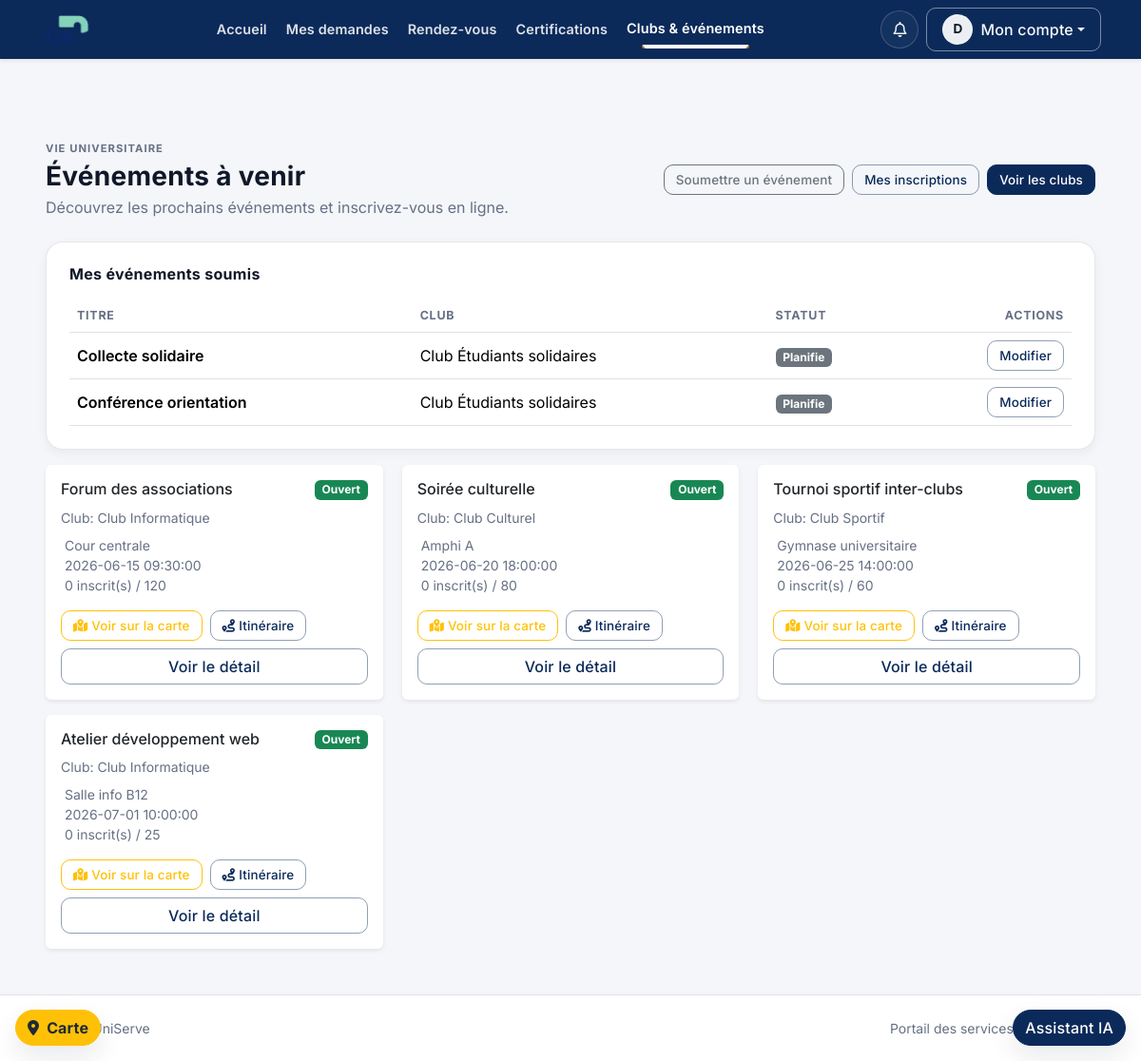
/evenements (signed in), run on the app's committed database.
### tables this page shows
CREATE TABLE `evenements` (
  `id` bigint(20) NOT NULL AUTO_INCREMENT,
  `club_id` bigint(20) DEFAULT NULL,
  `cree_par` bigint(20) NOT NULL,
  `titre` varchar(150) NOT NULL,
  `description` text DEFAULT NULL,
  `lieu` varchar(255) DEFAULT NULL,
  `date_debut` datetime NOT NULL,
  `date_fin` datetime NOT NULL,
  `capacite` int(11) DEFAULT NULL,
  `prix_ticket` decimal(10,2) NOT NULL DEFAULT 0.00 COMMENT 'USD; 0 = free',
  `statut` enum('planifie','ouvert','complet','termine','annule') NOT NULL DEFAULT 'planifie',
  `valide_par` bigint(20) DEFAULT NULL,
  `valide_le` datetime DEFAULT NULL,
  `cree_le` timestamp NOT NULL DEFAULT current_timestamp(),
  PRIMARY KEY (`id`),
  KEY `club_id` (`club_id`),
  KEY `cree_par` (`cree_par`),
  KEY `valide_par` (`valide_par`),
  CONSTRAINT `evenements_ibfk_1` FOREIGN KEY (`club_id`) REFERENCES `clubs` (`id`),
  CONSTRAINT `evenements_ibfk_2` FOREIGN KEY (`cree_par`) REFERENCES `utilisateurs` (`id`),
  CONSTRAINT `evenements_ibfk_3` FOREIGN KEY (`valide_par`) REFERENCES `utilisateurs` (`id`)
);

CREATE TABLE `clubs` (
  `id` bigint(20) NOT NULL AUTO_INCREMENT,
  `cree_par` bigint(20) NOT NULL,
  `nom` varchar(120) NOT NULL,
  `description` text DEFAULT NULL,
  `email_contact` varchar(255) DEFAULT NULL,
  `actif` tinyint(1) NOT NULL DEFAULT 1,
  `statut_validation` enum('en_attente','approuve','rejete') NOT NULL DEFAULT 'en_attente',
  PRIMARY KEY (`id`),
  UNIQUE KEY `nom` (`nom`),
  KEY `cree_par` (`cree_par`),
  CONSTRAINT `clubs_ibfk_cree_par` FOREIGN KEY (`cree_par`) REFERENCES `utilisateurs` (`id`)
);

### View/frontoffice/evenements/index.php (the view, shortened to what the rows shown need)
<?php
$events = $events ?? [];
$myEvents = $myEvents ?? [];
$role = (string) ($_SESSION['user']['role'] ?? '');
$canSubmitRequest = in_array($role, ['etudiant', 'enseignant'], true);
$statusClass = static function (string $status): string {
    return match ($status) {
        'planifie' => 'secondary',
        'ouvert' => 'success',
        'complet' => 'warning',
        'termine' => 'dark',
        'annule' => 'danger',
        default => 'secondary',
    };
};
?>
<div class="d-flex align-items-center justify-content-between flex-wrap gap-3 us-page-header">
    <div>
        <h1 class="h3 mb-1"><?= htmlspecialchars((string) ($title ?? 'Événements à venir'), ENT_QUOTES, 'UTF-8') ?></h1>
    </div>
</div>
<?php if ($canSubmitRequest): ?>
    <div class="us-section-card mb-3">
        <div class="card-body p-3 p-md-4">
            <h2 class="h6 mb-3">Mes événements soumis</h2>
            <div class="table-responsive">
                <table class="table table-hover align-middle mb-0">
                    <thead>
                        <tr>
                            <th>Titre</th>
                            <th>Club</th>
                            <th>Statut</th>
                            <th class="text-end">Actions</th>
                        </tr>
                    </thead>
                    <tbody>
                        <?php if (empty($myEvents)): ?>
                            <tr><td colspan="4" class="text-center text-muted py-3">Aucun événement soumis.</td></tr>
                        <?php else: ?>
                            <?php foreach ($myEvents as $event): ?>
                                <?php
                                $eventId = (int) ($event['id'] ?? 0);
                                $status = (string) ($event['statut'] ?? 'planifie');
                                ?>
                                <tr>
                                    <td class="fw-semibold"><?= htmlspecialchars((string) ($event['titre'] ?? ''), ENT_QUOTES, 'UTF-8') ?></td>
                                    <td><?= htmlspecialchars((string) ($event['club_nom'] ?? 'General'), ENT_QUOTES, 'UTF-8') ?></td>
                                    <td><span class="badge bg-<?= $statusClass($status) ?>"><?= htmlspecialchars(ucfirst($status), ENT_QUOTES, 'UTF-8') ?></span></td>
                                    <td class="text-end">
                                        <a class="btn btn-outline-primary btn-sm" href="<?= $this->url('/evenements/editForm/' . $eventId) ?>">Modifier</a>
                                    </td>
                                </tr>
                            <?php endforeach; ?>
                        <?php endif; ?>
                    </tbody>
                </table>
            </div>
        </div>
    </div>
<?php endif; ?>
<div class="row g-3">
    <?php if (empty($events)): ?>
        <div class="col-12">
            <div class="us-card p-4 us-empty-state">
                <div class="fw-semibold mb-1">Aucun événement à venir</div>
                <div class="text-muted">Revenez prochainement pour consulter les nouvelles activités.</div>
            </div>
        </div>
    <?php else: ?>
        <?php foreach ($events as $event): ?>
            <?php
            $eventId = (int) ($event['id'] ?? 0);
            $status = (string) ($event['statut'] ?? 'planifie');
            $registrations = (int) ($event['inscriptions_count'] ?? 0);
            $capacite = isset($event['capacite']) ? (int) $event['capacite'] : 0;
            ?>
            <div class="col-md-6 col-xl-4">
                <div class="card h-100 shadow-sm border-0">
                    <div class="card-body d-flex flex-column">
                        <div class="d-flex align-items-start justify-content-between gap-2 mb-2">
                            <h2 class="h6 mb-0"><?= htmlspecialchars((string) ($event['titre'] ?? ''), ENT_QUOTES, 'UTF-8') ?></h2>
                            <span class="badge bg-<?= $statusClass($status) ?>"><?= htmlspecialchars(ucfirst($status), ENT_QUOTES, 'UTF-8') ?></span>
                        </div>
                        <p class="text-muted small mb-2">
                            Club: <?= htmlspecialchars((string) ($event['club_nom'] ?? 'General'), ENT_QUOTES, 'UTF-8') ?>
                        </p>
                        <ul class="list-unstyled small text-muted mb-3">
                            <li><i class="bi bi-geo-alt me-1"></i><?= htmlspecialchars((string) ($event['lieu'] ?? 'A definir'), ENT_QUOTES, 'UTF-8') ?></li>
                            <li><i class="bi bi-calendar-event me-1"></i><?= htmlspecialchars((string) ($event['date_debut'] ?? ''), ENT_QUOTES, 'UTF-8') ?></li>
                            <li>
                                <?= $registrations ?> inscrit(s)
                                <?php if ($capacite > 0): ?>
                                    / <?= $capacite ?>
                                <?php endif; ?>
                            </li>
                        </ul>
                        <?php
                        $mapRaw = trim((string) ($event['lieu'] ?? ''));
                        $mapOk = $mapRaw !== '' && !preg_match('/^(à|a)\s*d[ée]finir\.?$/iu', $mapRaw);
                        if ($mapOk) {
                            $map_address = $mapRaw;
                            $map_actions_class = 'mb-2';
                            require __DIR__ . '/../../shared/event_map_actions.php';
                        }
                        ?>
                        <div class="mt-auto">
                            <a class="btn btn-outline-primary w-100" href="<?= $this->url('/evenements/show/' . $eventId) ?>">Voir le détail</a>
                        </div>
                    </div>
                </div>
            </div>
        <?php endforeach; ?>
    <?php endif; ?>
</div>

### View/shared/event_map_actions.php (shortened to what the rows shown need)
<?php
$mapAddressForActions = trim((string) ($map_address ?? ''));
$mapActionsClass = trim((string) ($map_actions_class ?? 'mt-2'));
$addrEsc = htmlspecialchars($mapAddressForActions, ENT_QUOTES, 'UTF-8');
$classEsc = $mapActionsClass !== '' ? htmlspecialchars($mapActionsClass, ENT_QUOTES, 'UTF-8') : '';
?>
<div class="d-flex flex-wrap gap-2<?= $classEsc !== '' ? ' ' . $classEsc : '' ?>">
    <button type="button" class="btn btn-outline-warning btn-sm" data-map-focus-btn data-map-address="<?= $addrEsc ?>">
        <i class="fa-solid fa-map-location-dot me-1" aria-hidden="true"></i>Voir sur la carte
    </button>
    <button type="button" class="btn btn-outline-primary btn-sm" data-map-route-btn data-map-address="<?= $addrEsc ?>">
        <i class="fa-solid fa-route me-1" aria-hidden="true"></i>Itinéraire
    </button>
</div>

### data on the page
evenements: titre "Collecte solidaire", club.nom "Club Étudiants solidaires", statut "Planifie"
evenements: titre "Conférence orientation", club.nom "Club Étudiants solidaires", statut "Planifie"
evenements: titre "Forum des associations", statut "Ouvert", club.nom "Club Informatique", lieu "Cour centrale", date_debut "2026-06-15 09:30:00", registrations "0", capacite "120"
evenements: titre "Soirée culturelle", statut "Ouvert", club.nom "Club Culturel", lieu "Amphi A", date_debut "2026-06-20 18:00:00", registrations "0", capacite "80"
evenements: titre "Tournoi sportif inter-clubs", statut "Ouvert", club.nom "Club Sportif", lieu "Gymnase universitaire", date_debut "2026-06-25 14:00:00", registrations "0", capacite "60"
evenements: titre "Atelier développement web", statut "Ouvert", club.nom "Club Informatique", lieu "Salle info B12", date_debut "2026-07-01 10:00:00", registrations "0", capacite "25"

### other printed values
$navAvatarInitial "D"
$title "Événements à venir"
